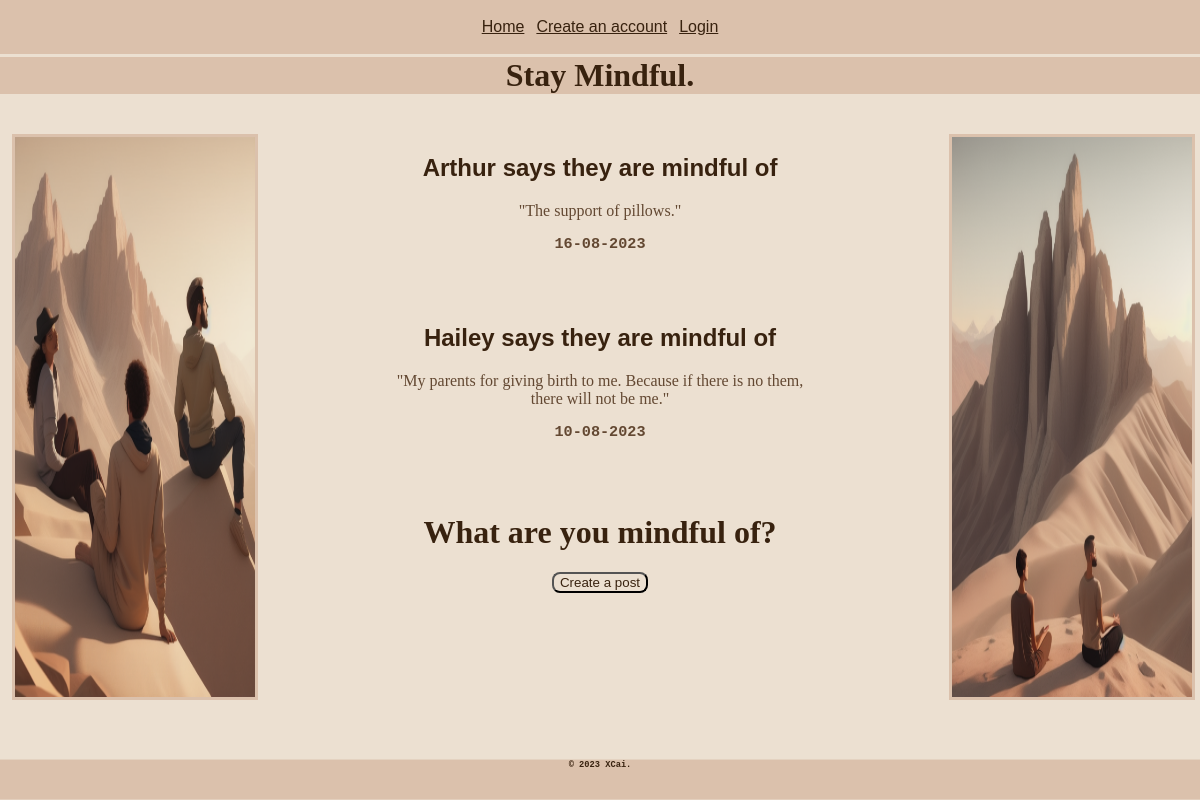
The page / on the database its author committed.
### tables this page shows
CREATE TABLE Gratitude_idea (id INTEGER PRIMARY KEY, date TEXT, username TEXT, content TEXT, like_count INTEGER DEFAULT (0), is_public INTEGER);

### routes.py (the view)
@app.route('/')
def home():
    idea_data = db_query("SELECT username, content, date FROM Gratitude_idea\
                          ORDER BY RANDOM() LIMIT 1", True, False, ())
    idea_data1 = db_query("SELECT username, content, date FROM Gratitude_idea\
    ORDER BY RANDOM() LIMIT 1", True, False, ())
    return render_template("home.html", idea_data=idea_data,
                           idea_data1=idea_data1)

### routes.py (called while the page is built)
def db_query(query, is_single, is_insert, data):
    conn = sqlite3.connect("mindful.db")
    try:
        cur = conn.cursor()
        cur.execute(query, data)
        if is_insert:
            conn.commit()
        if is_single:
            result = cur.fetchone()
        else:
            result = cur.fetchall()
        return result
    finally:
        conn.close()

def get_random_image():
    image_folder = os.path.join(app.static_folder, 'images')
    images = os.listdir(image_folder)
    random_image = random.choice(images)
    return f"static/images/{random_image}"

@app.context_processor
def inject_random_image():
    return {'random_image': get_random_image(),
            'random_image1': get_random_image()}

### templates/home.html
{% extends 'layout.html' %}
{% block content %}
<h2>{{idea_data[0]}} says they are mindful of</h2>
<p class="p_overflow">"{{idea_data[1]}}"</p>
<h3>{{idea_data[2]}}</h3>
<br><br>
<h2>{{idea_data1[0]}} says they are mindful of</h2>
<p class="p_overflow">"{{idea_data1[1]}}"</p>
<h3>{{idea_data1[2]}}</h3>
<br><br>
<h1>What are you mindful of?</h1>
<a href="/my_posts">
<button class="button">Create a post</button>
</a>
<br><br>
<br><br>
{% endblock %}

### static/styles.css (style rules this page uses)
body { background-color: #ece0d1; margin: auto; text-align: center; min-height: 100vh; }
h1 { font-family: cursive; color: #38220f; }
h2 { font-family: sans-serif; color: #38220f; }
h3 { font-family: monospace; color: #634832; }
p { font-family: cursive; color: #634832; }
.p_overflow { overflow-wrap: break-word; margin: auto; }
a { font-family: sans-serif; color: #38220f; }
.button { background-color: #ece0d1; color: #38220f; border-radius: 8px; }

### rows shown on the page
Gratitude_idea: username "Arthur", content "The support of pillows.", date "16-08-2023"
Gratitude_idea: username "Hailey", content "My parents for giving birth to me. Because if there is no them, there will not be me.", date "10-08-2023"
